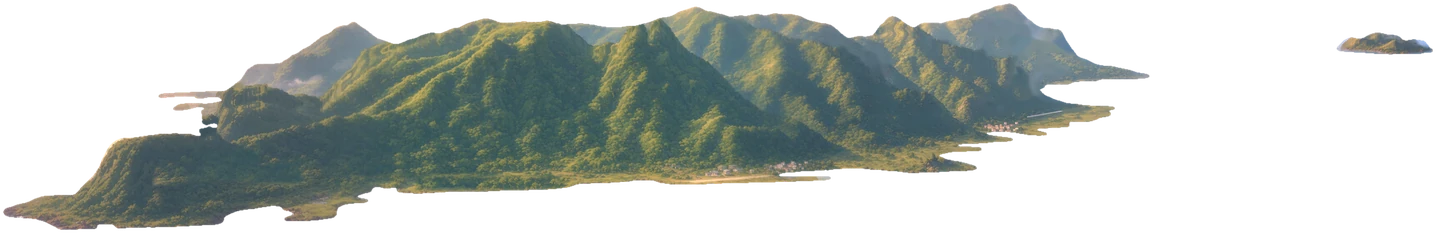
#> input picture assets/intro25d/plane/03_lanyu.webp, 1436 x 233 px, found by its file name
$ python build-intro25d.py ../../../assets/intro25d/plane/03_lanyu.webp
#> lines starting #> are read from the running program, lines starting #| are printed output that depends on the picture
#!/usr/bin/env python3
"""
SUPERSEDED in 0.1.5 by scripts/art/build-intro25d-v2.py (v2 art, new manifest). Running this would put the
0.1.4 pack back into public/assets/intro25d/, which the 0.1.5 intro scene cannot read.

0.1.4 arrival intro (2.5D parallax): turn the painted layers into the game's WebP assets + manifest.

    /workspace/pld_venv/bin/python scripts/art/build-intro25d.py            # final layers where present, else placeholders
    /workspace/pld_venv/bin/python scripts/art/build-intro25d.py --placeholders   # force the keyframe cut-outs

Sources, per mode (plane, yacht):
  1. art-ref/arrival/layers25d/<mode>/   Digital Painter's layers (PNG with alpha), when the folder has images;
  2. art-ref/arrival/placeholder25d/<mode>/   rough cut-outs of the keyframes (made by cut-intro-placeholders.py).

Layer list: <dir>/layers.json if present ({size, target, horizon, sun, layers: [{file, kind, depth, drift, sea,
frames, anchor, screen}]}). Without it the files are read in name order (far -> near) and the kind is guessed from
the name: sky / plate / island / sea / cloud / mist / spray|foam / wing|bow|overlay; numbers for depth / speed are
taken from README.md lines that mention the file ("depth 40", "speed 0.002"), else defaults by kind.

Output: public/assets/intro25d/<mode>/*.webp, public/assets/intro25d/shared/*.webp (cloud cards, glint tile) and
public/assets/intro25d/intro25d.json. Plates are capped at 2048 px wide (phones), overlays are cropped to what they
cover. Prints every file size and the total (aim: under ~1.5 MB).
"""
import json, os, re, shutil, sys
from PIL import Image

ROOT = os.path.dirname(os.path.dirname(os.path.dirname(os.path.abspath(__file__))))
ART = os.path.join(ROOT, 'art-ref', 'arrival')
OUT = os.path.join(ROOT, 'public', 'assets', 'intro25d')
MAX_W = 2048
MAX_W_YACHT = 1600  # yacht seas/sky are large; 1600 keeps the pack under ~1.5 MB
MASK_W = 512
DEFAULT_DEPTH = {'sky': 400, 'plate': 100, 'island': 100, 'sea': 90, 'cloud': 30, 'mist': 10, 'spray': 0, 'overlay': 0}


def guess_kind(name):
    n = name.lower()
    for k, keys in [('overlay', ['wing', 'bow', 'overlay', 'window', 'cockpit', 'deck']), ('spray', ['spray', 'foam', 'wake']),
                    ('mist', ['mist', 'haze', 'fog']), ('cloud', ['cloud']), ('sea', ['sea', 'ocean', 'water']),
                    ('island', ['island', 'lanyu', 'land']), ('sky', ['sky']), ('plate', ['plate', 'back'])]:
        if any(x in n for x in keys):
            return k
    return 'cloud'


def readme_numbers(d):
    out = {}
    p = os.path.join(d, 'README.md')
    if not os.path.exists(p):
        return out
    for line in open(p, encoding='utf-8'):
        m = re.search(r'([\w\-]+\.(?:png|webp))', line)
        if not m:
            continue
        e = {}
        for key, pat in [('depth', r'depth\D{0,4}([\d.]+)'), ('drift', r'(?:speed|drift|parallax)\D{0,4}(-?[\d.]+)')]:
            mm = re.search(pat, line, re.I)
            if mm:
                e[key] = float(mm.group(1))
        out[m.group(1)] = e
    return out


# Larry picked 1.5× island height. Digital Painter may leave the file as 03_lanyu_x1.5.png
# (or 01_lanyu_x1.5.png) or already rename it to the canonical 03_lanyu.png / 01_lanyu.png.
# Prefer the _x1.5 name when both exist; fall back to the canonical name. Ship as the canonical WebP
# so public/assets/intro25d/ never holds both.
ISLAND_SHIP = {
    '03_lanyu.png': '03_lanyu.webp', '03_lanyu_x1.5.png': '03_lanyu.webp',
    '01_lanyu.png': '01_lanyu.webp', '01_lanyu_x1.5.png': '01_lanyu.webp',
}


def resolve_src(d, fname):
    """Return the filename actually on disk for this layer."""
    x15 = None
    if fname.endswith('_x1.5.png'):
        canon, x15 = fname.replace('_x1.5.png', '.png'), fname
    elif fname in ('03_lanyu.png', '01_lanyu.png'):
        canon, x15 = fname, fname.replace('.png', '_x1.5.png')
    else:
        return fname
    if x15 and os.path.exists(os.path.join(d, x15)):
        return x15
    if os.path.exists(os.path.join(d, canon)):
        return canon
    return fname


def load_spec(d, mode):
    # 1) the folder's own layers.json, 2) our mapping of Digital Painter's set (scripts/art/intro25d-<mode>.json),
    # 3) guessed from the file names
#> called with d = 'source/art-ref/arrival/layers25d/plane', mode = 'plane'
    for p in (os.path.join(d, 'layers.json'), os.path.join(ROOT, 'scripts', 'art', f'intro25d-{mode}.json')):
        if os.path.exists(p) and (p.endswith('layers.json') or os.path.abspath(d).endswith(os.path.join('layers25d', mode))):
            spec = json.load(open(p))
            missing = [e['file'] for e in spec['layers'] if not os.path.exists(os.path.join(d, resolve_src(d, e['file'])))]
            if not missing:
                print(f'  layer list: {os.path.relpath(p, ROOT)}')
                return spec
            print(f'  ! {os.path.relpath(p, ROOT)} names missing files {missing}; guessing instead')
    files = sorted(f for f in os.listdir(d) if f.lower().endswith(('.png', '.webp')) and 'mask' not in f.lower() and not f.startswith('_') and 'alt' not in f.lower())
    nums = readme_numbers(d)
    layers = []
    for f in files:
        k = guess_kind(f)
        e = {'file': f, 'kind': k, 'depth': DEFAULT_DEPTH[k]}
        e.update(nums.get(f, {}))
        if k == 'overlay':
            e['anchor'] = [1.0, 0.0] if 'wing' in f.lower() else [0.5, 1.0]
            e['screen'] = e['anchor'][:] if 'wing' in f.lower() else [0.5, 1.0]
        sea = os.path.splitext(f)[0] + '_seamask.png'
        if os.path.exists(os.path.join(d, sea)):
            e['sea'] = sea
        layers.append(e)
    sprays = [e['file'] for e in layers if e['kind'] == 'spray']
    if len(sprays) > 1:  # several spray files = frames of one spray layer
        first = next(e for e in layers if e['kind'] == 'spray')
        first['frames'] = sprays
        layers = [e for e in layers if e['kind'] != 'spray' or e is first]
    w, h = Image.open(os.path.join(d, layers[0]['file'])).size
    print(f'  ! {d}: no layers.json, guessed kinds from file names (check target / horizon / sun)')
    return {'size': [w, h], 'target': [0.5, 0.6], 'horizon': 0.45, 'sun': [0.15, 0.3], 'layers': layers}


def has_images(d):
    return os.path.isdir(d) and any(f.lower().endswith(('.png', '.webp')) for f in os.listdir(d))


def save_webp(im, path, q=88):
    im.save(path, 'WEBP', quality=q, method=6, alpha_quality=90)
    return os.path.getsize(path)


def build_mode(mode, src, sizes):
    spec = load_spec(src, mode)
#> spec = 5 items
    pw, ph = spec['size']
#> pw = 1436; ph = 233
    cap = MAX_W_YACHT if mode == "yacht" else MAX_W
    k = min(1.0, cap / pw)
#> k = 1
    od = os.path.join(OUT, mode)
    os.makedirs(od, exist_ok=True)
    out_layers = []
    for e in spec['layers']:
        frames = e.get('frames') or [e['file']]
#> frames = ['03_lanyu.webp']
        src_frames = [resolve_src(src, f) for f in frames]
#> src_frames = ['03_lanyu.webp']
        ims = [Image.open(os.path.join(src, f)).convert('RGBA') for f in src_frames]
        if e.get('offset'):  # a camera-locked layer smaller than the plate (Digital Painter: 2560 frame on a 3072 plate)
            ox, oy = e['offset']
            padded = []
            for im in ims:
                c = Image.new('RGBA', (pw, ph), (0, 0, 0, 0))
                c.paste(im, (ox, oy))
                padded.append(c)
            ims = padded
        elif ims[0].size != (pw, ph):
            ims = [im.resize((pw, ph), Image.LANCZOS) for im in ims]
        opaque = e['kind'] in ('plate', 'sky')
#> opaque = False
        if opaque:
            box = (0, 0, pw, ph)
        else:  # crop to what the layer covers (union over frames), a small margin for soft edges
            boxes = [im.getchannel('A').point(lambda a: 255 if a > 6 else 0).getbbox() for im in ims]
#> boxes = [(3, 3, 1433, 230)]
            boxes = [b for b in boxes if b]
            if not boxes:
                continue
            box = (max(0, min(b[0] for b in boxes) - 4), max(0, min(b[1] for b in boxes) - 4), min(pw, max(b[2] for b in boxes) + 4), min(ph, max(b[3] for b in boxes) + 4))
#> box = (0, 0, 1436, 233)
        names = []
        for f, im in zip(frames, ims):
            c = im.crop(box)
            c = c.resize((max(1, round(c.width * k)), max(1, round(c.height * k))), Image.LANCZOS)
            if opaque:
                c = c.convert('RGB')
            n = ISLAND_SHIP.get(f, os.path.splitext(f)[0] + '.webp')
            q = (82 if opaque else 80) if mode == 'yacht' else (88 if opaque else 90)
            sizes[f'{mode}/{n}'] = save_webp(c, os.path.join(od, n), q)
            names.append(n)
#> this loop made 1 pass
#> (f, q) on pass 1: ('03_lanyu.webp', 90)
#> c is the input picture: PIL image 1436x233 RGBA; mean R, G, B, A 52.5, 58.6, 54, 112.7
#> after the loop, names = ['03_lanyu.webp']; sizes = {'plane/03_lanyu.webp': 54278}
        le = {k2: v for k2, v in e.items() if k2 not in ('file', 'frames', 'sea', 'offset')}
#> le = {'kind': 'island', 'depth': 100}
        le['file'] = names[0]
        if len(names) > 1:
            le['frames'] = names
        le['rect'] = [round(box[0] / pw, 5), round(box[1] / ph, 5), round((box[2] - box[0]) / pw, 5), round((box[3] - box[1]) / ph, 5)]
        le.setdefault('depth', DEFAULT_DEPTH.get(e['kind'], 50))
        if e.get('sea'):
            m = Image.open(os.path.join(src, e['sea'])).convert('L').crop(box)
            m = m.resize((MASK_W, max(1, round(MASK_W * m.height / m.width))), Image.LANCZOS)
            n = os.path.splitext(e['sea'])[0] + '.webp'
            sizes[f'{mode}/{n}'] = save_webp(m.convert('RGB'), os.path.join(od, n), 80)
            le['sea'] = n
        out_layers.append(le)
    fr = spec.get('frame', [0, pw])  # the visible frame inside the plate (x0, width) in source px; the rest is overscan
#> fr = [0, 1436]
#> pass 2 of the loop in main, `for mode in ('plane', 'yacht'):`:
#> the loop in load_spec (call 2), `for f in files:` made 1 pass
#> after the loop in load_spec (call 2), `for f in files:`: layers = 1 item
#> sprays = []
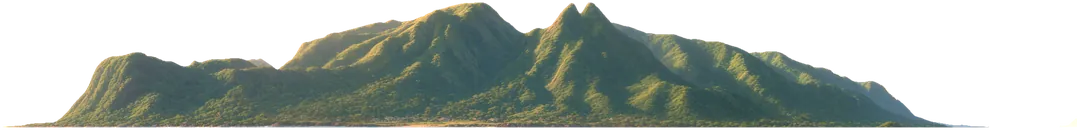
#> input picture assets/intro25d/yacht/01_lanyu.webp, 1077 x 130 px, found by its file name
#> the loop in build_mode (call 2), `for f, im in zip(frames, ims):` made 1 pass
#> (f, q) on pass 1: ('01_lanyu.webp', 80)
#> in build_mode, c is the input picture: PIL image 1077x130 RGBA; mean R, G, B, A 56.8, 64.5, 57.6, 128.3
    return {'size': [round(pw * k), round(ph * k)], 'aspect': round(pw / ph, 5), 'frame': [round(fr[0] / pw, 5), round(fr[1] / pw, 5)],
            'target': spec.get('target', [0.5, 0.6]),
            'focus': spec.get('focus', spec.get('target', [0.5, 0.6])),
            'horizon': spec.get('horizon', 0.45), 'sun': spec.get('sun', [0.15, 0.3]), 'layers': out_layers}


def build_shared(sizes):
    src = os.path.join(ART, 'layers')
    od = os.path.join(OUT, 'shared')
    os.makedirs(od, exist_ok=True)
    out = {'burst': [], 'wisp': [], 'glint': None}
    for f, key, w in [('cloud_cumulus_a.png', 'burst', 512), ('cloud_cumulus_b.png', 'burst', 512), ('cloud_cumulus_c.png', 'burst', 512),
                      ('cloud_bank.png', 'burst', 512), ('cloud_wisp_a.png', 'wisp', 512), ('cloud_wisp_b.png', 'wisp', 512)]:
        p = os.path.join(src, f)
        if not os.path.exists(p):
            continue
        im = Image.open(p).convert('RGBA')
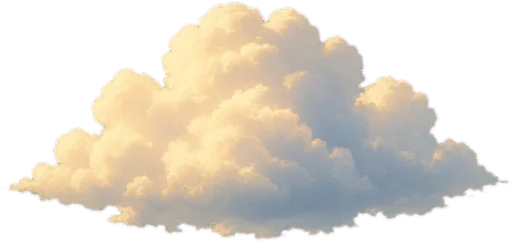
#> input picture assets/intro25d/shared/cloud_cumulus_a.webp, 512 x 242 px, given in place of cloud_cumulus_a.png, which was not available
#> im is the input picture: PIL image 512x242 RGBA; mean R, G, B, A 123.2, 113.6, 102.1, 137.5
        bb = im.getchannel('A').getbbox() or (0, 0, im.width, im.height)
#> bb = (0, 0, 512, 242)
        im = im.crop(bb)
        im = im.resize((w, max(1, round(w * im.height / im.width))), Image.LANCZOS)
        n = f.replace('.png', '.webp')
        sizes[f'shared/{n}'] = save_webp(im, os.path.join(od, n), 86)
        out[key].append({'file': n, 'aspect': round(im.width / im.height, 4)})
#> pass 2 of the loop in build_shared, `for f, key, w in [('cloud_cumulus_a.png', 'burst', 512), ('cloud_cumul..`:
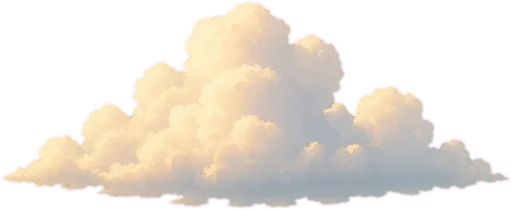
#> input picture assets/intro25d/shared/cloud_cumulus_b.webp, 512 x 210 px, given in place of cloud_cumulus_b.png, which was not available
#> in build_shared, im is the input picture: PIL image 512x210 RGBA; mean R, G, B, A 119.7, 109.6, 102, 123.8
#> bb = (0, 0, 512, 210)
    g = os.path.join(src, 'sea_glint_tile_additive.png')
    if os.path.exists(g):
        im = Image.open(g).convert('L').resize((256, 256), Image.LANCZOS)
        sizes['shared/sea_glint.webp'] = save_webp(im.convert('RGB'), os.path.join(od, 'sea_glint.webp'), 82)
        out['glint'] = 'sea_glint.webp'
    return out


def main():
    force_ph = '--placeholders' in sys.argv
    if os.path.isdir(OUT):
        shutil.rmtree(OUT)
    os.makedirs(OUT)
    sizes, man, used = {}, {'_note': 'generated by scripts/art/build-intro25d.py; do not edit by hand'}, {}
    for mode in ('plane', 'yacht'):
        final = os.path.join(ART, 'layers25d', mode)
        ph = os.path.join(ART, 'placeholder25d', mode)
        if has_images(final) and not force_ph:
            src, used[mode] = final, 'final'
        else:
            if not has_images(ph):
                os.system(f'{sys.executable} {os.path.join(ROOT, "scripts", "art", "cut-intro-placeholders.py")} {mode}')
            src, used[mode] = ph, 'placeholder'
        print(f'{mode}: {used[mode]} layers from {os.path.relpath(src, ROOT)}')
        man[mode] = build_mode(mode, src, sizes)
        man[mode]['source'] = used[mode]
    man['shared'] = build_shared(sizes)
    json.dump(man, open(os.path.join(OUT, 'intro25d.json'), 'w'), indent=1, ensure_ascii=False)
    sizes['intro25d.json'] = os.path.getsize(os.path.join(OUT, 'intro25d.json'))
    for k, v in sorted(sizes.items()):
        print(f'  {v / 1024:8.1f} KB  {k}')
    tot = sum(sizes.values())
    print(f'total {tot / 1024:.1f} KB ({tot / 1048576:.2f} MB){"  (over the ~1.5 MB budget!)" if tot > 1.5 * 1048576 else ""}')


if __name__ == '__main__':
    main()
